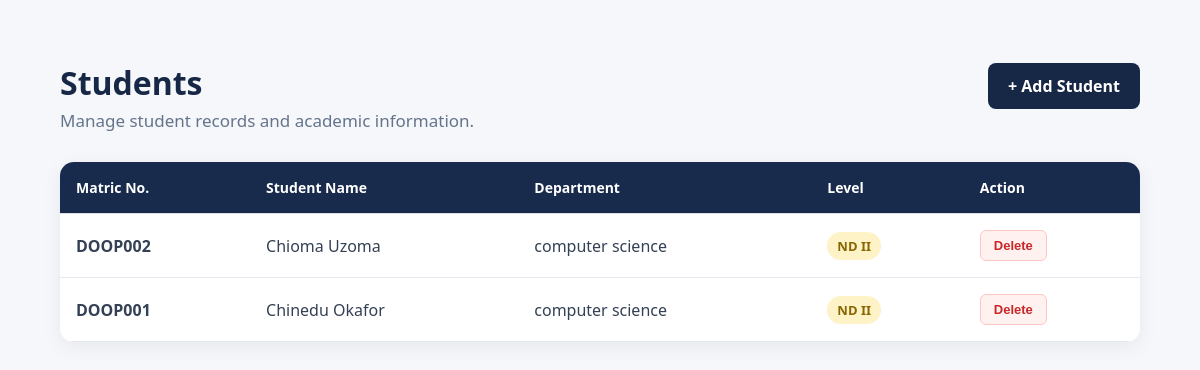
/students, run on the app's committed database.
### tables this page shows
CREATE TABLE students (
id INTEGER PRIMARY KEY AUTOINCREMENT, matric_no TEXT UNIQUE NOT NULL, name TEXT NOT NULL,
gender TEXT, department TEXT, level TEXT);

### app.py (the view)
@app.route("/students")
def students():
    conn = db()
    rows = conn.execute("SELECT * FROM students ORDER BY id DESC").fetchall()
    conn.close()
    return render_template("students.html", students=rows)

### app.py (called while the page is built)
def db():
    conn = sqlite3.connect(DB)
    conn.row_factory = sqlite3.Row
    return conn

### templates/students.html (shortened to what this page needs)
{% extends "base.html" %}
{% block content %}
<div class="page-header">
    <div>
        <h1>Students</h1>
        <p class="page-subtitle">Manage student records and academic information.</p>
    </div>
    <a class="button" href="{{ url_for('add_student') }}">
        + Add Student
    </a>
</div>
<div class="card student-table-card">
    {% if students %}
    <div class="table-wrapper">
        <table class="student-table">
            <thead>
                <tr>
                    <th>Matric No.</th>
                    <th>Student Name</th>
                    <th>Department</th>
                    <th>Level</th>
                    <th>Action</th>
                </tr>
            </thead>
            <tbody>
                {% for s in students %}
                <tr>
                    <td>
                        <strong>{{ s.matric_no }}</strong>
                    </td>
                    <td>{{ s.name }}</td>
                    <td>{{ s.department }}</td>
                    <td>
                        <span class="level-badge">
                            {{ s.level }}
                        </span>
                    </td>
                    <td>
                        <form method="POST"
                              action="{{ url_for('delete_student', student_id=s.id) }}"
                              onsubmit="return confirm('Are you sure you want to delete this student?');">
                            <button type="submit" class="delete-button">
                                Delete
                            </button>
                        </form>
                    </td>
                </tr>
                {% endfor %}
            </tbody>
        </table>
    </div>
    {% endif %}
</div>
{% endblock %}

### static/style.css (style rules this page uses)
body { margin: 0; font-family: "Segoe UI", Arial, sans-serif; background: #f5f7fb; color: #172746; }
h1 { color: #172746; }
.card { background: white; padding: 30px; margin-top: 30px; border-radius: 14px; box-shadow: 0 5px 20px #00000010; }
button, .button { background: #172746; color: white; border: none; border-radius: 8px; padding: 12px 20px; text-decoration: none; cursor: pointer; font-weight: 600; }
table { width: 100%; border-collapse: collapse; background: white; }
th, td { padding: 14px; border-bottom: 1px solid #ddd; text-align: left; }
.page-header { display: flex; justify-content: space-between; align-items: center; margin-bottom: 25px; }
.page-header h1 { margin-bottom: 5px; }
.page-subtitle { color: #667085; margin: 0; }
.student-table-card { padding: 0; overflow: hidden; }
.table-wrapper { width: 100%; overflow-x: auto; }
.student-table { width: 100%; border-collapse: collapse; background: white; }
.student-table th { background: #182b4d; color: white; padding: 16px; text-align: left; font-size: 14px; }
.student-table td { padding: 16px; border-bottom: 1px solid #e5e9ef; color: #344054; }
.level-badge { display: inline-block; background: #fdf3c7; color: #8a6500; padding: 5px 10px; border-radius: 20px; font-size: 13px; font-weight: bold; }
.delete-button { background: #fff1f0; color: #c62828; border: 1px solid #ffc7c3; padding: 7px 13px; border-radius: 6px; cursor: pointer; font-size: 13px; }
.page-header { margin-bottom: 30px; }
.page-header p { color: #64748b; font-size: 17px; }
table { width: 100%; border-collapse: collapse; }
th { background: #18294b; color: white; padding: 16px; text-align: left; }
td { padding: 16px; border-bottom: 1px solid #e5e7eb; }

### data on the page
students: matric_no "DOOP002", name "Chioma Uzoma", department "computer science", level "ND II"
students: matric_no "DOOP001", name "Chinedu Okafor", department "computer science", level "ND II"
